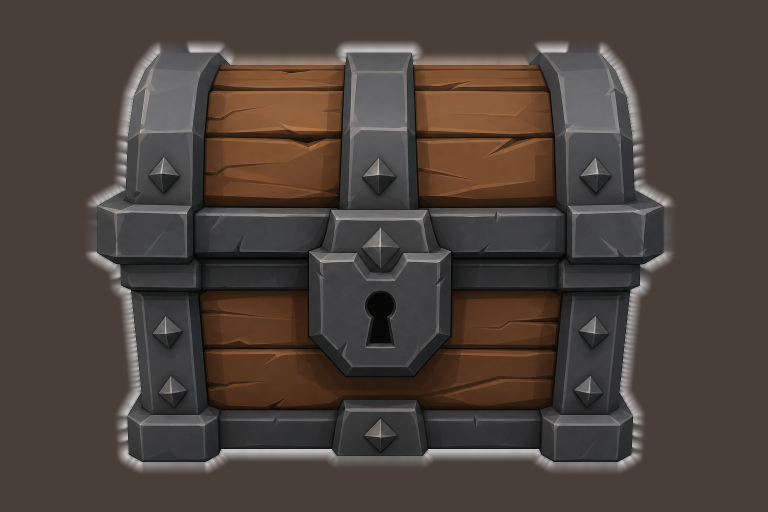
#> input picture lowpoly-dungeon-kit/raw_glb/SM_Dungeon_Chest_A_raw_albedo.png, 1536 x 1024 px (shown at 1/2 size)
$ python -i segment.py   (imports and definitions only)
#> lines starting #> are read from the running program, lines starting #| are printed output that depends on the picture; after the words box and inside, x2 and y2 are one past the last pixel; in counts of white or black regions, pixels touching at a corner belong together
#> further down, picture is the input picture: shape (1024, 1536, 3); mean B, G, R 58.9, 65.8, 76.8
"""
segment.py
==========
Silhouette extraction for studio-style concept renders (numpy/scipy only).

This module deliberately has **no Blender dependency**: it is used both by
:mod:`recon` (which runs inside Blender) and by the neural image-to-3D adapters
(which must not import ``bpy`` at all, so they can run on a plain CUDA box).
"""

from __future__ import annotations

import numpy as np
from scipy import ndimage

__all__ = ["segment_silhouette", "size_filter", "largest_component"]


def segment_silhouette(rgb: np.ndarray, *, white_threshold: float = 0.93,
                       sat_threshold: float = 0.06) -> np.ndarray:
    """Extract the object mask from a pure-white studio render.

    Two passes are combined so that neither a bright grey stone nor a dark
    object on white is mis-segmented:

    1. ``background`` = pixels that are near-white *and* near-neutral.
    2. A flood fill from the image border keeps only background regions that
       are actually connected to the frame, so a white highlight inside the
       object never becomes a hole.
    """
#> called with white_threshold = 0.93, sat_threshold = 0.06
    mx = rgb.max(axis=2)
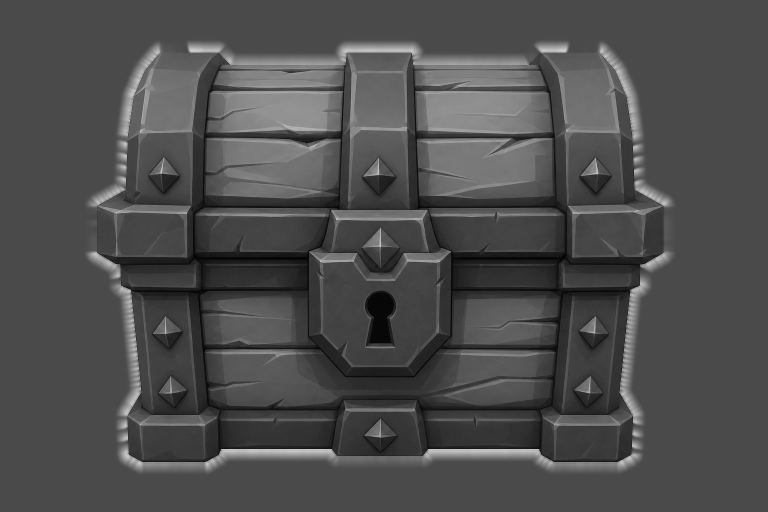
#> mx: shape (1024, 1536) (shown at 1/2 size); min 0, max 239, mean 77.3
    mn = rgb.min(axis=2)
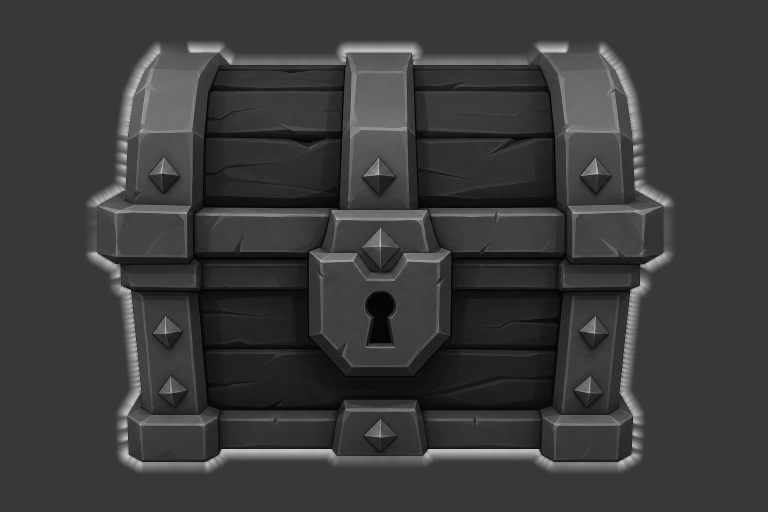
#> mn: shape (1024, 1536) (shown at 1/2 size); min 0, max 237, mean 58.4
    sat = mx - mn
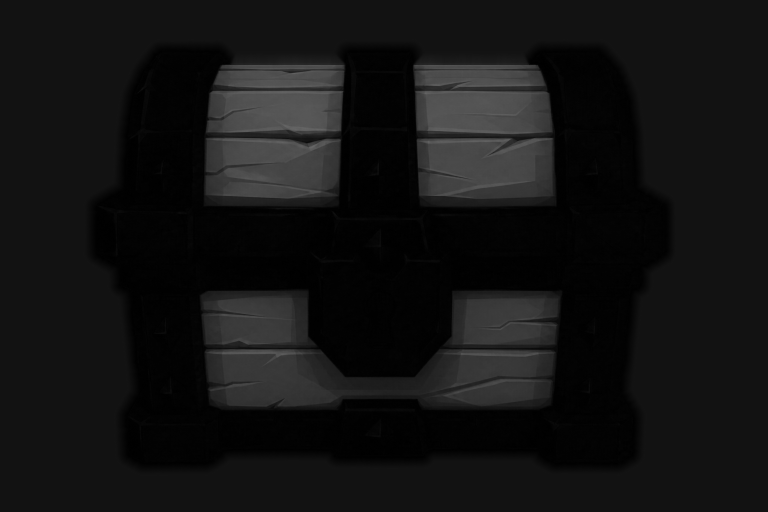
#> sat: shape (1024, 1536) (shown at 1/2 size); min 0, max 104, mean 18.9
    bg_candidate = (mn > white_threshold) & (sat < sat_threshold)
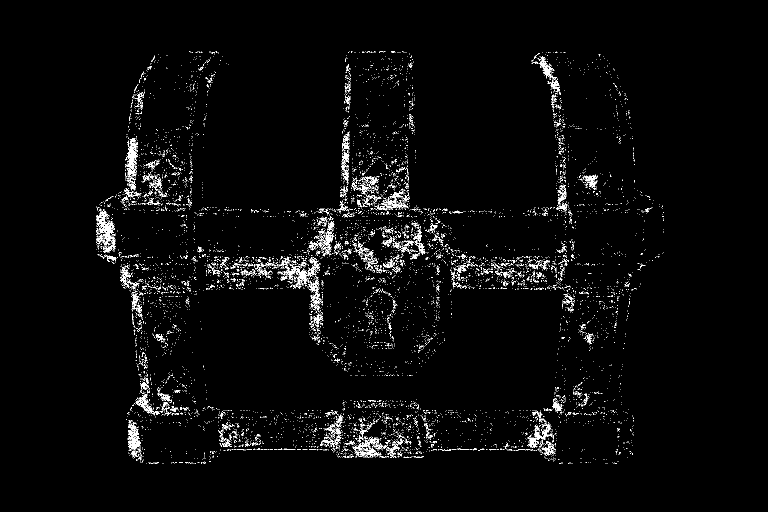
#> bg_candidate: shape (1024, 1536) bool (shown at 1/2 size); 2.4% white in thin lines or dots, all inside (x1, y1, x2, y2) = (192, 102, 1327, 928)

    lbl, n = ndimage.label(bg_candidate)
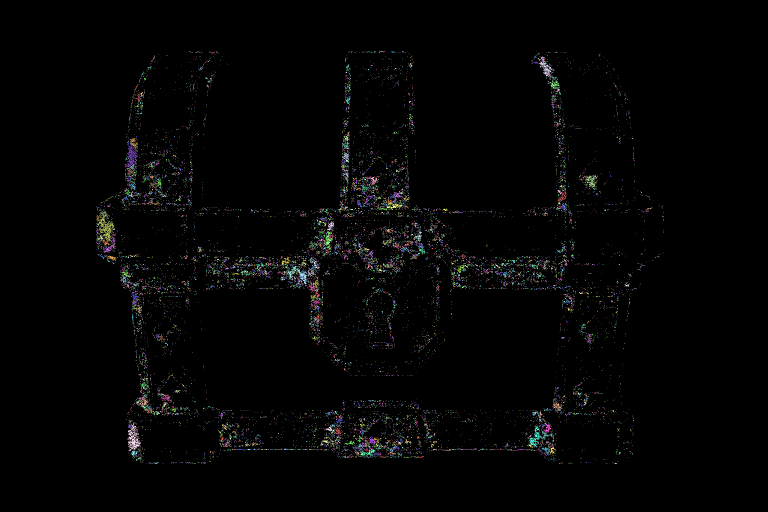
#> lbl: shape (1024, 1536) int32 (shown at 1/2 size); 12874 distinct labels, from 0 to 12873; one colour per label, 0 black
#> n = 12873
    if n:
        border_labels = set(np.unique(np.concatenate([
            lbl[0, :], lbl[-1, :], lbl[:, 0], lbl[:, -1]])))
#> border_labels = 1 item
        border_labels.discard(0)
        border_mask = np.isin(lbl, list(border_labels))
#> border_mask: shape (1024, 1536) bool; every value is 0
    else:
        border_mask = bg_candidate

    mask = ~border_mask
#> mask: shape (1024, 1536) bool; every value is 1
    mask = ndimage.binary_opening(mask, structure=np.ones((3, 3)))
    mask = ndimage.binary_closing(mask, structure=np.ones((5, 5)))
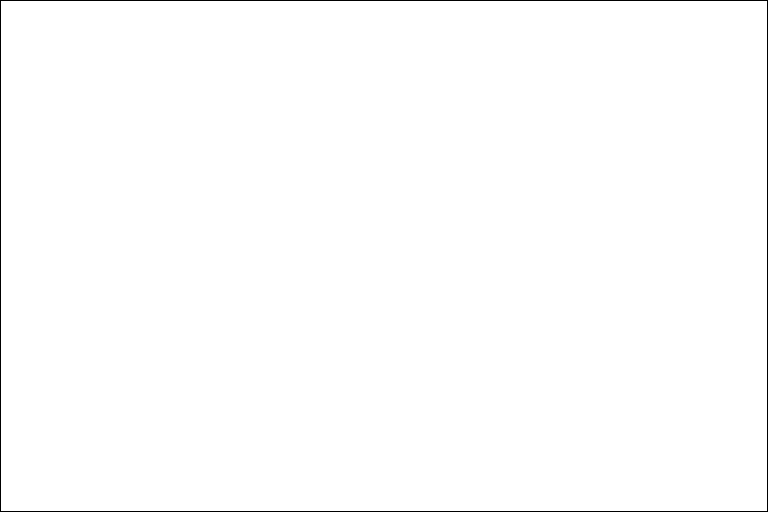
#> mask: shape (1024, 1536) bool (shown at 1/2 size); 99.3% white; 1 black region, box (x1, y1, x2, y2) and area: (0, 0, 1536, 1024) 10224
    mask = largest_component(mask)
    mask = size_filter(mask)
    mask = ndimage.binary_fill_holes(mask)
    return mask.astype(bool)


def largest_component(mask: np.ndarray) -> np.ndarray:
    """Keep only the biggest 4-connected blob."""
    lbl, n = ndimage.label(mask)
#> n = 1
    if n <= 1:
        return mask
    sizes = ndimage.sum(mask, lbl, range(1, n + 1))
    return lbl == (int(np.argmax(sizes)) + 1)


def size_filter(mask: np.ndarray, rel_radius: float = 0.008) -> np.ndarray:
    """Delete thin protrusions while preserving the full extent of thick parts.

    Morphological opening alone would round off legitimately pointed details;
    opening followed by geodesic reconstruction inside the original mask removes
    only structures thinner than the disc, keeping thick regions pixel-exact.
    Long 1-3 px streaks of slightly-warm "white" are otherwise extruded into
    razor-thin fins by the reconstruction.
    """
#> called with rel_radius = 0.008
    from skimage.morphology import disk, opening, reconstruction

    if not mask.any():
        return mask
    r = max(2, int(round(rel_radius * min(mask.shape))))
#> r = 8
    opened = opening(mask, disk(r))
#> opened: shape (1024, 1536) bool; 99.3% white; 1 black region, box (x1, y1, x2, y2) and area: (0, 0, 1536, 1024) 10316
    if not opened.any():
        return mask
    return reconstruction(opened, mask, method="dilation")

>>> import cv2
>>> picture = cv2.imread('../raw_glb/SM_Dungeon_Chest_A_raw_albedo.png')
>>> result = segment_silhouette(picture)

$ run again, on lowpoly-dungeon-kit/raw_glb/SM_Dungeon_Door_A_raw_albedo.png
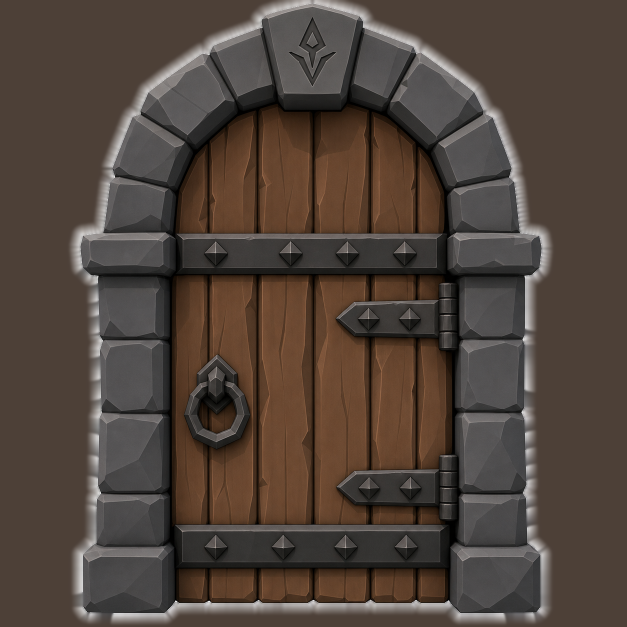
#> input picture lowpoly-dungeon-kit/raw_glb/SM_Dungeon_Door_A_raw_albedo.png, 1254 x 1254 px (shown at 1/2 size)
#> picture is the input picture: shape (1254, 1254, 3); mean B, G, R 59.4, 67.7, 80.2
#> bg_candidate: shape (1254, 1254) bool; 1.7% white in thin lines or dots, all inside (x1, y1, x2, y2) = (160, 17, 1085, 1229)
#> in segment_silhouette, `lbl, n = ndimage.label(bg_candidate)`:
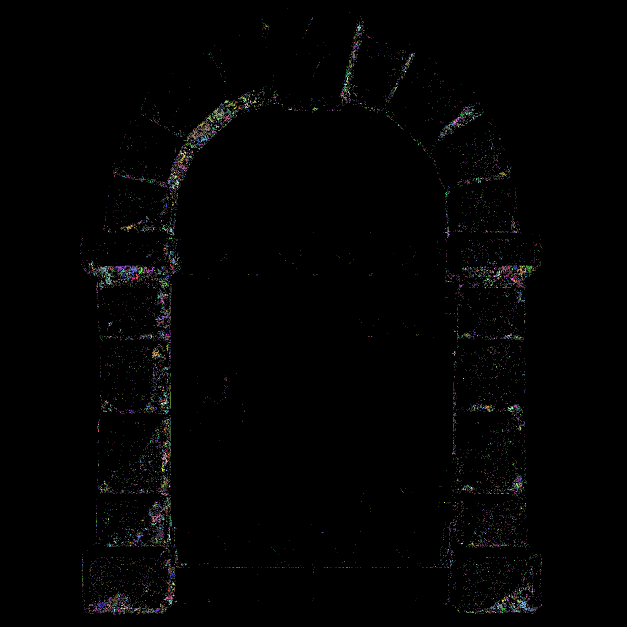
#> lbl: shape (1254, 1254) int32 (shown at 1/2 size); 10187 distinct labels, from 0 to 10186; one colour per label, 0 black
#> in segment_silhouette, `lbl, n = ndimage.label(bg_candidate)`: n = 10186
#> border_labels = 1 item
#> border_mask: shape (1254, 1254) bool; every value is 0
#> in segment_silhouette, `mask = ndimage.binary_closing(mask, structure=np.ones((5, 5)))`:
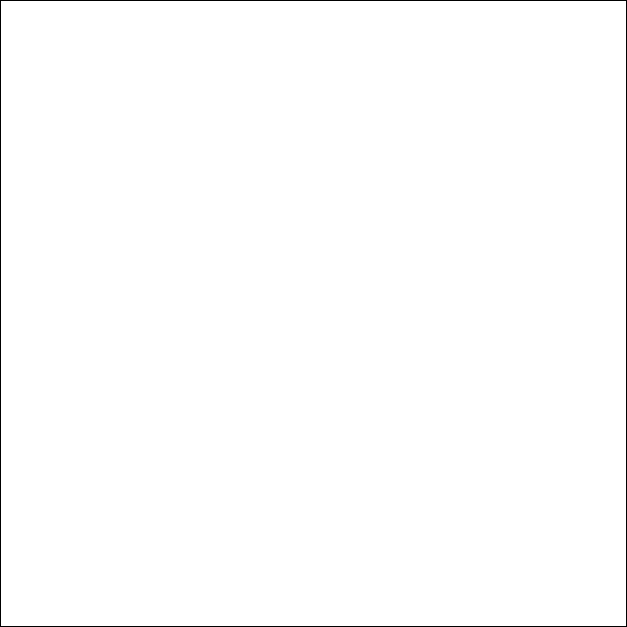
#> mask: shape (1254, 1254) bool (shown at 1/2 size); 99.4% white; 1 black region, box (x1, y1, x2, y2) and area: (0, 0, 1254, 1254) 10016
#> in largest_component, `lbl, n = ndimage.label(mask)`: n = 1
#> opened: shape (1254, 1254) bool; 99.4% white; 1 black region, box (x1, y1, x2, y2) and area: (0, 0, 1254, 1254) 10140
